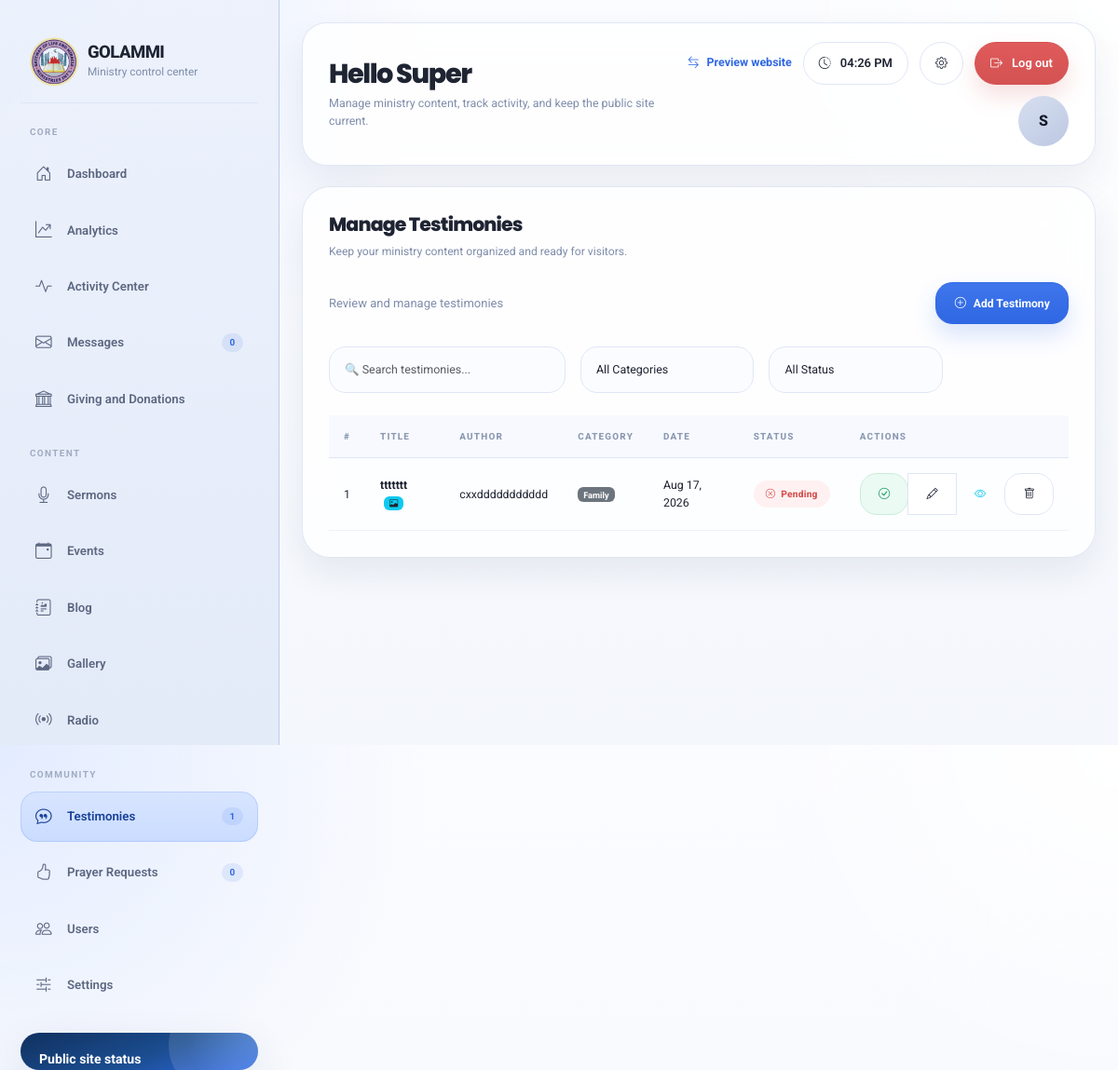
Before: /admin/testimonies (signed in) with the older database file.
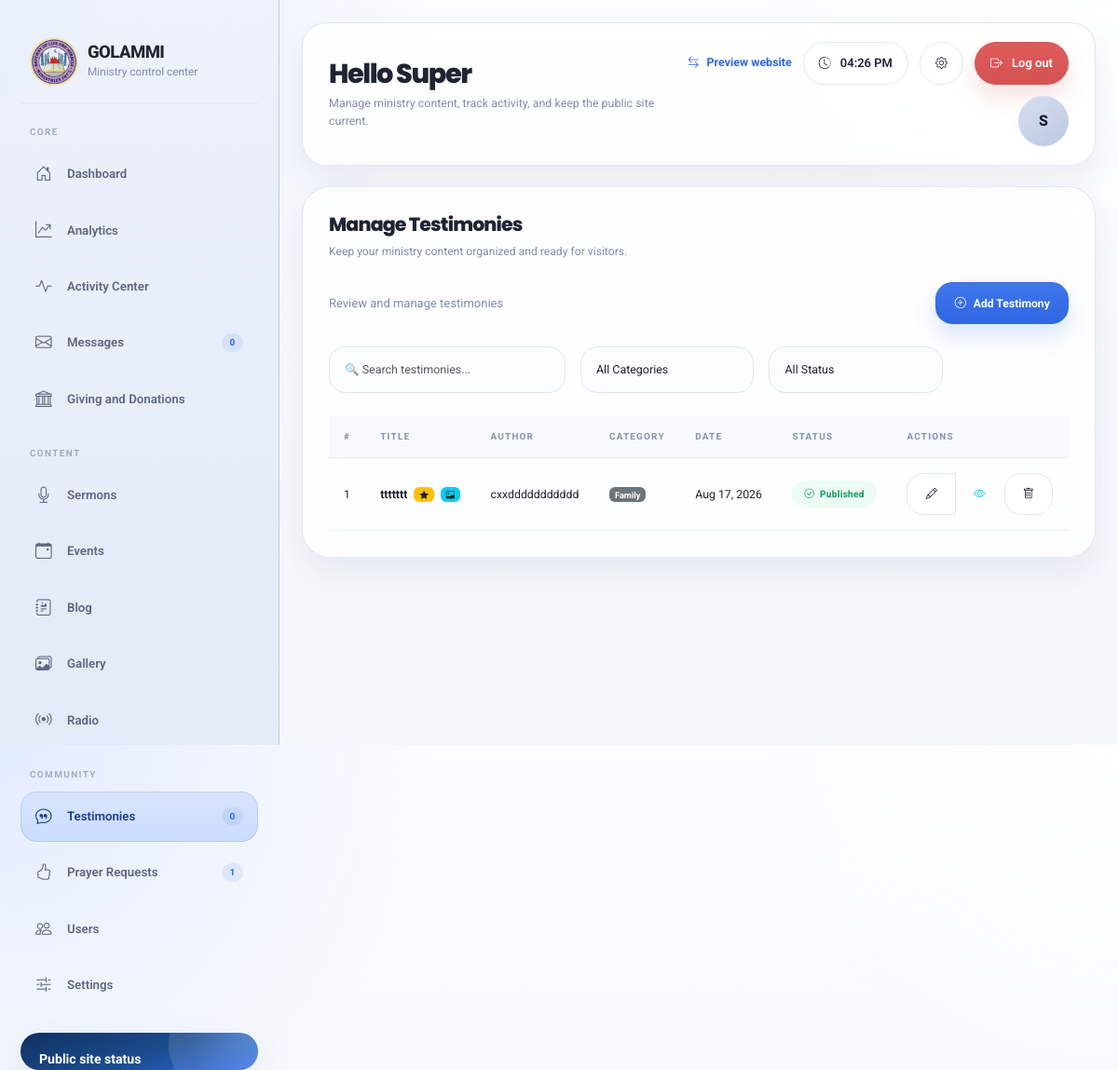
After: the same page with the newer database file.
### models/testimony.py (models this page shows, shortened)
class Testimony(db.Model):
    __tablename__ = 'testimonies'
    id = db.Column(db.Integer, primary_key=True)
    title = db.Column(db.String(200), nullable=False)
    content = db.Column(db.Text, nullable=False)
    author_name = db.Column(db.String(100), nullable=False)
    author_email = db.Column(db.String(120))
    author_phone = db.Column(db.String(20))
    category = db.Column(db.String(50), nullable=False, default='healing')
    image = db.Column(db.String(255))
    is_featured = db.Column(db.Boolean, default=False)
    is_approved = db.Column(db.Boolean, default=False)
    is_published = db.Column(db.Boolean, default=False)
    created_at = db.Column(db.DateTime, default=datetime.utcnow)
    updated_at = db.Column(db.DateTime, default=datetime.utcnow, onupdate=datetime.utcnow)
    reviewed_by = db.Column(db.Integer, db.ForeignKey('users.id'))
    reviewed_at = db.Column(db.DateTime)
    reviewer = db.relationship('User', foreign_keys=[reviewed_by])

### routes/admin.py (the view)
@admin_bp.route('/testimonies')
@login_required
@admin_required
def testimonies():
    page = request.args.get('page', 1, type=int)
    testimonies = Testimony.query.order_by(Testimony.created_at.desc()).paginate(page=page, per_page=10)
    return render_template('admin/testimonies.html', testimonies=testimonies)

### models/user.py (called while the page is built)
    def is_super_admin(self):
        return self.role == "super_admin"

    def is_admin(self):
        return self.role in ["super_admin", "admin"]

### routes/admin.py (called while the page is built)
@admin_bp.app_context_processor
def inject_admin_sidebar_counts():
    try:
        return {
            "contact_unread_count": ContactMessage.query.filter_by(is_read=False).count(),
            "prayer_pending_count": PrayerRequest.query.filter_by(is_prayed_for=False).count(),
            "testimony_pending_count": Testimony.query.filter_by(is_approved=False).count(),
        }
    except Exception:
        return {
            "contact_unread_count": 0,
            "prayer_pending_count": 0,
            "testimony_pending_count": 0,
        }

def admin_required(f):
    from functools import wraps
    @wraps(f)
    def decorated_function(*args, **kwargs):
        if not current_user.is_authenticated or not current_user.is_admin():
            flash("You need admin access for this page.", "danger")
            return redirect(url_for("auth.login"))
        return f(*args, **kwargs)
    return decorated_function

### utils.py (called while the page is built)
def get_current_time():
    return datetime.utcnow()

### templates/admin/testimonies.html (shortened to what the changed rows need)
{% extends "admin/base.html" %}
{% block content %}
<div class="table-responsive">
    <table class="table table-custom table-hover" id="testimonyTable">
        <thead>
            <tr>
                <th>#</th>
                <th>Title</th>
                <th>Author</th>
                <th>Category</th>
                <th>Date</th>
                <th>Status</th>
                <th>Actions</th>
            </tr>
        </thead>
        <tbody>
            {% for testimony in testimonies.items %}
            <tr>
                <td>{{ loop.index + (testimonies.page - 1) * testimonies.per_page }}</td>
                <td>
                    <strong>{{ testimony.title|truncate(30) }}</strong>
                    {% if testimony.is_featured %}
                    <span class="badge bg-warning text-dark ms-1"><i class="bi bi-star-fill"></i></span>
                    {% endif %}
                    {% if testimony.image %}
                    <span class="badge bg-info text-dark ms-1"><i class="bi bi-image"></i></span>
                    {% endif %}
                </td>
                <td>{{ testimony.author_name }}</td>
                <td><span class="badge bg-secondary">{{ testimony.category|title }}</span></td>
                <td>{{ testimony.created_at.strftime('%b %d, %Y') }}</td>
                <td>
                    {% if testimony.is_published and testimony.is_approved %}
                    <span class="status-badge active"><i class="bi bi-check-circle"></i> Published</span>
                    {% elif testimony.is_approved %}
                    <span class="status-badge pending"><i class="bi bi-clock"></i> Approved</span>
                    {% else %}
                    <span class="status-badge inactive"><i class="bi bi-x-circle"></i> Pending</span>
                    {% endif %}
                </td>
                <td>
                    <div class="btn-group btn-group-sm">
                        {% if not testimony.is_approved %}
                        <form action="{{ url_for('admin.approve_testimony', testimony_id=testimony.id) }}" method="POST" style="display: inline;">
                            <button type="submit" class="btn btn-success" title="Approve">
                                <i class="bi bi-check-circle"></i>
                            </button>
                        </form>
                        {% endif %}
                        <a href="{{ url_for('admin.edit_testimony', testimony_id=testimony.id) }}" class="btn btn-outline-gold" title="Edit">
                            <i class="bi bi-pencil"></i>
                        </a>
                        <button
                            type="button"
                            class="btn btn-outline-info"
                            title="View"
                            data-bs-toggle="modal"
                            data-bs-target="#viewTestimonyModal"
                            data-title="{{ testimony.title|e }}"
                            data-author="{{ testimony.author_name|e }}"
                            data-category="{{ testimony.category|title|e }}"
                            data-date="{{ testimony.created_at.strftime('%B %d, %Y at %I:%M %p')|e }}"
                            data-content="{{ testimony.content|e }}"
                            data-email="{{ (testimony.author_email or '')|e }}"
                            data-phone="{{ (testimony.author_phone or '')|e }}"
                            data-image="{{ url_for('static', filename='uploads/' + testimony.image) if testimony.image else url_for('static', filename='assets/img/logo_2.png') }}"
                            data-featured="{{ 'true' if testimony.is_featured else 'false' }}"
                            data-status="{% if testimony.is_published and testimony.is_approved %}Published{% elif testimony.is_approved %}Approved{% else %}Pending{% endif %}"
                            data-status-class="{% if testimony.is_published and testimony.is_approved %}bg-success{% elif testimony.is_approved %}bg-warning text-dark{% else %}bg-danger{% endif %}"
                            data-edit-url="{{ url_for('admin.edit_testimony', testimony_id=testimony.id) }}"
                        >
                            <i class="bi bi-eye"></i>
                        </button>
                        <form action="{{ url_for('admin.delete_testimony', testimony_id=testimony.id) }}" method="POST" style="display: inline;" onsubmit="return confirm('Are you sure you want to delete this testimony?');">
                            <button type="submit" class="btn btn-outline-danger" title="Delete">
                                <i class="bi bi-trash"></i>
                            </button>
                        </form>
                    </div>
                </td>
            </tr>
{% endfor %}
</tbody>
    </table>
</div>
{% endblock %}

### templates/admin/base.html (shortened to what the changed rows need)
<!DOCTYPE html>
<html lang="en">
<head>
    <link href="{{ url_for('static', filename='assets/vendor/bootstrap/css/bootstrap.min.css') }}" rel="stylesheet">
    <link href="{{ url_for('static', filename='assets/vendor/bootstrap-icons/bootstrap-icons.css') }}" rel="stylesheet">
    <link href="{{ url_for('static', filename='assets/vendor/aos/aos.css') }}" rel="stylesheet">
</head>
<body>
    <div class="admin-layout">
        <aside class="sidebar">
            <div class="sidebar-inner">
                <div class="brand">
                    <div class="brand-copy">
                        <h1>GOLAMMI</h1>
                    </div>
                </div>
                <div>
                    <nav class="nav">
                        <a class="nav-link {% if request.endpoint in ['admin.testimonies', 'admin.add_testimony', 'admin.edit_testimony'] %}active{% endif %}" href="{{ url_for('admin.testimonies') }}">
                            <i class="bi bi-chat-quote"></i>
                            <span>Testimonies</span>
                            <span class="badge">{{ testimony_pending_count or 0 }}</span>
                        </a>
                        <a class="nav-link {% if request.endpoint in ['admin.prayer_requests', 'admin.add_prayer_request', 'admin.edit_prayer_request'] %}active{% endif %}" href="{{ url_for('admin.prayer_requests') }}">
                            <i class="bi bi-hand-thumbs-up"></i>
                            <span>Prayer Requests</span>
                            <span class="badge">{{ prayer_pending_count or 0 }}</span>
                        </a>
                    </nav>
                </div>
            </div>
        </aside>
        <main class="main-content">
            <section class="topbar">
                <div class="topbar-copy">
                    <h2>{% block topbar_title %}Hello {{ current_user.full_name.split(' ')[0] if current_user.is_authenticated else 'Admin' }}{% endblock %}</h2>
                </div>
            </section>
            <section class="content-stage">
                {% block content %}{% endblock %}
            </section>
        </main>
    </div>
</body>
</html>

Changed rows visible on the page:
changed Testimony "ttttttt": is_featured False → True (drawn); is_approved False → True (drawn); is_published "Pending" → "Published"
Other visible differences:
{{ testimony_pending_count or 0 }}: "1" → "0"
{{ prayer_pending_count or 0 }}: "0" → "1"
